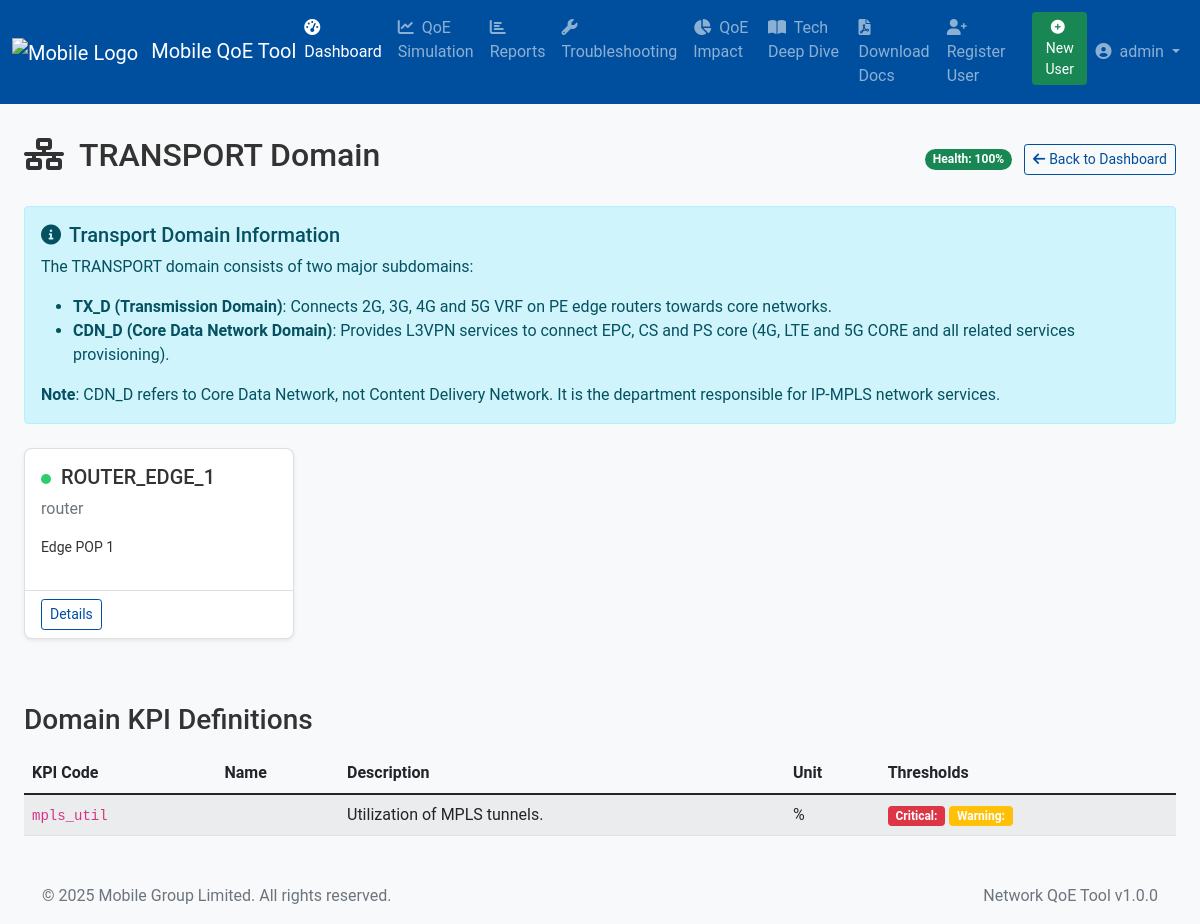
The page /dashboard/domain/transport (signed in) on the database its author committed.
### app/models/user.py (models this page shows, shortened)
class User(UserMixin, db.Model):
    __tablename__ = 'users'
    id = db.Column(db.Integer, primary_key=True)
    username = db.Column(db.String(50), unique=True, nullable=False, index=True)
    email = db.Column(db.String(100), unique=True, nullable=False, index=True)
    password_hash = db.Column(db.String(255), nullable=False)
    role = db.Column(db.String(20), default='viewer')
    is_active = db.Column(db.Boolean, default=True)
    created_at = db.Column(db.DateTime, default=datetime.utcnow)
    last_login = db.Column(db.DateTime)
    def has_role(self, role):
        return self.role == role or self.role == 'admin'

### app/models/network.py (models this page shows, shortened)
class NetworkElement(db.Model):
    __tablename__ = 'network_elements'
    id = db.Column(db.Integer, primary_key=True)
    element_name = db.Column(db.String(100), nullable=False, unique=True)
    element_type = db.Column(db.String(50), nullable=False)
    domain = db.Column(db.String(50), nullable=False)
    subdomain = db.Column(db.String(50), nullable=True)
    protocol_layer = db.Column(db.String(50))
    location = db.Column(db.String(200))
    status = db.Column(db.String(20), default='active')
    created_at = db.Column(db.DateTime, default=datetime.utcnow)
    kpi_measurements = db.relationship('KPIMeasurement', backref='element', lazy='dynamic')

class KPIDefinition(db.Model):
    __tablename__ = 'kpi_definitions'
    id = db.Column(db.Integer, primary_key=True)
    kpi_name = db.Column(db.String(100), nullable=False)
    kpi_code = db.Column(db.String(50), unique=True, nullable=False)
    unit = db.Column(db.String(20))
    domain = db.Column(db.String(50))
    impact_level = db.Column(db.String(20))
    min_value = db.Column(db.Float)
    max_value = db.Column(db.Float)
    optimal_value = db.Column(db.Float)
    description = db.Column(db.Text)
    measurements = db.relationship('KPIMeasurement', backref='definition', lazy='dynamic')

### app/views/dashboard.py (the view)
@dashboard_bp.route('/domain/<domain>')
@login_required
def domain_view(domain):
    valid_domains = ['ran', 'transport', 'core', 'internet', 'e2e']
    if domain not in valid_domains:
        return redirect(url_for('dashboard.index'))
    elements = NetworkElement.query.filter_by(domain=domain).all()
    subdomains = []
    if domain == 'transport':
        subdomains = NetworkSubdomain.query.filter_by(parent_domain=domain).all()
    kpi_defs = KPIDefinition.query.filter_by(domain=domain).all()
    active_count = NetworkElement.query.filter_by(domain=domain, status='active').count()
    total_count = NetworkElement.query.filter_by(domain=domain).count()
    domain_health = int((active_count / total_count * 100) if total_count > 0 else 0)
    return render_template(
        'dashboard/domain.html',
        title=f'{domain.upper()} Domain',
        subdomains=subdomains,
        domain=domain,
        elements=elements,
        kpi_defs=kpi_defs,
        domain_health=domain_health
    )

### app/context_processors.py (called while the page is built)
def inject_current_year():
    return {
        'current_year': datetime.datetime.now().year,
        'now': datetime.datetime.now
    }

### app/templates/dashboard/domain.html (shortened to what this page needs)
{% extends 'base.html' %}
{% block content %}
<div class="container-fluid">
    <div class="d-flex justify-content-between align-items-center mb-4">
        <h2>
            <i class="fas fa-network-wired me-2"></i>
            {{ domain|upper }} Domain
        </h2>
        <div>
            <span class="badge rounded-pill bg-{{ 'success' if domain_health > 80 else 'warning' if domain_health > 60 else 'danger' }} me-2">
                Health: {{ domain_health }}%
            </span>
            <a href="{{ url_for('dashboard.index') }}" class="btn btn-sm btn-outline-primary">
                <i class="fas fa-arrow-left me-1"></i>Back to Dashboard
            </a>
        </div>
    </div>
    {% if domain == 'transport' %}
    <div class="alert alert-info mb-4">
        <h5><i class="fas fa-info-circle me-2"></i>Transport Domain Information</h5>
        <p>The TRANSPORT domain consists of two major subdomains:</p>
        <ul>
            <li><strong>TX_D (Transmission Domain)</strong>: Connects 2G, 3G, 4G and 5G VRF on PE edge routers towards core networks.</li>
            <li><strong>CDN_D (Core Data Network Domain)</strong>: Provides L3VPN services to connect EPC, CS and PS core (4G, LTE and 5G CORE and all related services provisioning).</li>
        </ul>
        <p class="mb-0"><strong>Note</strong>: CDN_D refers to Core Data Network, not Content Delivery Network. It is the department responsible for IP-MPLS network services.</p>
    </div>
    {% endif %}
    {% if domain != 'transport' or elements|selectattr('subdomain', 'none')|list %}
    <div class="row">
        {% for element in elements if domain != 'transport' or not element.subdomain %}
            <div class="col-md-4 col-lg-3 mb-3">
                <div class="card element-card h-100">
                    <div class="card-body">
                        <h5 class="card-title">
                            <span class="status-indicator status-{{ element.status }}"></span>
                            {{ element.element_name }}
                        </h5>
                        <p class="card-text text-muted">{{ element.element_type }}</p>
                        <p class="card-text small">{{ element.location or 'Location not specified' }}</p>
                    </div>
                    <div class="card-footer bg-transparent">
                        <a href="#" class="btn btn-sm btn-outline-primary">Details</a>
                    </div>
                </div>
            </div>
        {% else %}
            <div class="col-12">
                <p>No elements in this domain yet.</p>
            </div>
        {% endfor %}
    </div>
    {% endif %}
    {% if kpi_defs %}
        <h3 class="mt-5 mb-3">Domain KPI Definitions</h3>
        <table class="table table-striped">
            <thead>
                <tr>
                    <th>KPI Code</th>
                    <th>Name</th>
                    <th>Description</th>
                    <th>Unit</th>
                    <th>Thresholds</th>
                </tr>
            </thead>
            <tbody>
                {% for kpi in kpi_defs %}
                    <tr>
                        <td><code>{{ kpi.kpi_code }}</code></td>
                        <td>{{ kpi.name }}</td>
                        <td>{{ kpi.description }}</td>
                        <td>{{ kpi.unit or '-' }}</td>
                        <td>
                            <span class="badge bg-danger">Critical: {{ kpi.critical_threshold }}</span>
                            <span class="badge bg-warning">Warning: {{ kpi.warning_threshold }}</span>
                        </td>
                    </tr>
                {% endfor %}
            </tbody>
        </table>
    {% endif %}
</div>
{% endblock %}

### app/templates/base.html (shortened to what this page needs)
<!DOCTYPE html>
<html lang="en">
<head>
    <link href="https://cdn.jsdelivr.net/npm/bootstrap@5.1.3/dist/css/bootstrap.min.css" rel="stylesheet">
    <link rel="stylesheet" href="https://cdnjs.cloudflare.com/ajax/libs/font-awesome/6.0.0-beta3/css/all.min.css">
    <link rel="stylesheet" href="https://cdn.jsdelivr.net/npm/chart.js@3.7.0/dist/chart.min.css">
    <link rel="stylesheet" href="{{ url_for('static', filename='css/style.css') }}">
    <link rel="stylesheet" href="{{ url_for('static', filename='css/custom.css') }}">
</head>
<body>
    <nav class="navbar navbar-expand-lg navbar-dark bg-primary">
        <div class="container-fluid">
            <a class="navbar-brand" href="{{ url_for('dashboard.index') }}">
                <img src="{{ url_for('static', filename='img/mobile_logo.png') }}" alt="Mobile Logo" height="30" class="me-2">
                Mobile QoE Tool
            </a>
            <div class="collapse navbar-collapse" id="navbarNav">
                <ul class="navbar-nav">
                    {% if current_user.is_authenticated %}
                        <li class="nav-item">
                            <a class="nav-link {% if request.endpoint and request.endpoint.startswith('dashboard.') %}active{% endif %}" href="{{ url_for('dashboard.index') }}">
                                <i class="fas fa-tachometer-alt me-1"></i> Dashboard
                            </a>
                        </li>
                        <li class="nav-item">
                            <a class="nav-link {% if request.endpoint and request.endpoint.startswith('simulation.') %}active{% endif %}" href="{{ url_for('simulation.index') }}">
                                <i class="fas fa-chart-line me-1"></i> QoE Simulation
                            </a>
                        </li>
                        <li class="nav-item">
                            <a class="nav-link {% if request.endpoint and request.endpoint.startswith('reports.') %}active{% endif %}" href="{{ url_for('reports.index') }}">
                                <i class="fas fa-chart-bar me-1"></i> Reports
                            </a>
                        </li>
                        <li class="nav-item">
                            <a class="nav-link {% if request.endpoint and request.endpoint.startswith('troubleshooting.') %}active{% endif %}" href="{{ url_for('troubleshooting.index') }}">
                                <i class="fas fa-wrench me-1"></i> Troubleshooting
                            </a>
                        </li>
                        <li class="nav-item">
                            <a class="nav-link {% if request.endpoint and request.endpoint.startswith('qoe_impact.') %}active{% endif %}" href="{{ url_for('qoe_impact.qoe_impact_dashboard') }}">
                                <i class="fas fa-chart-pie me-1"></i> QoE Impact
                            </a>
                        </li>
                        <li class="nav-item">
                            <a class="nav-link {% if request.endpoint and request.endpoint.startswith('technical_deep_dive.') %}active{% endif %}" href="{{ url_for('technical_deep_dive.technical_deep_dive') }}">
                                <i class="fas fa-book-open me-1"></i> Tech Deep Dive
                            </a>
                        </li>
                        <li class="nav-item">
                            <a class="nav-link" href="{{ url_for('docs.download_docs') }}">
                                <i class="fas fa-file-pdf me-1"></i> Download Docs
                            </a>
                        </li>
                        {% if current_user.has_role('admin') %}
                            <li class="nav-item">
                                <a class="nav-link" href="{{ url_for('auth.register') }}" onclick="console.log('Register link clicked')">
                                    <i class="fas fa-user-plus me-1"></i> Register User
                                </a>
                            </li>
                            <li class="nav-item">
                                <a class="btn btn-success btn-sm mt-1" href="/auth/register" style="margin-left: 10px;">
                                    <i class="fas fa-plus-circle me-1"></i> New User
                                </a>
                            </li>
                        {% endif %}
                    {% endif %}
                </ul>
                <ul class="navbar-nav ms-auto">
                    {% if current_user.is_authenticated %}
                        <li class="nav-item dropdown">
                            <a class="nav-link dropdown-toggle" href="#" id="userDropdown" role="button" data-bs-toggle="dropdown">
                                <i class="fas fa-user-circle me-1"></i> {{ current_user.username }}
                            </a>
                        </li>
                    {% else %}
                        <li class="nav-item">
                            <a class="nav-link" href="{{ url_for('auth.login') }}">Login</a>
                        </li>
                    {% endif %}
                </ul>
            </div>
        </div>
    </nav>
    <div class="container-fluid py-3">
        {% block content %}{% endblock %}
    </div>
    <footer class="footer mt-auto py-3 bg-light">
        <div class="container">
            <div class="row">
                <div class="col-md-6">
                    <span class="text-muted">&copy; {{ current_year }} Mobile Group Limited. All rights reserved.</span>
                </div>
                <div class="col-md-6 text-end">
                    <span class="text-muted">Network QoE Tool v1.0.0</span>
                </div>
            </div>
        </div>
    </footer>
</body>
</html>

### app/static/css/style.css (style rules this page uses)
:root { --mobile-yellow: #ffcb05; --mobile-blue: #004f9f; --mobile-light-blue: #0072ce; --mobile-dark-blue: #00335b; --ran-color: #3498db; --transport-color: #2ecc71; --core-color: #9b59b6; --internet-color: #e67e22; }
body { font-family: 'Roboto', 'Segoe UI', sans-serif; background-color: #f8f9fa; color: #333; }
.navbar-dark.bg-primary { background-color: var(--mobile-blue) !important; }
.btn-outline-primary { color: var(--mobile-blue); border-color: var(--mobile-blue); }
.bg-primary { background-color: var(--mobile-blue) !important; }
.card { border-radius: 0.5rem; box-shadow: 0 0.125rem 0.25rem rgba(0, 0, 0, 0.075); margin-bottom: 1rem; }
.status-indicator { width: 12px; height: 12px; border-radius: 50%; display: inline-block; margin-right: 5px; }

### app/templates/dashboard/domain.html (style rules this page uses)
.element-card { transition: transform 0.2s; }
.status-indicator { width: 10px; height: 10px; border-radius: 50%; display: inline-block; margin-right: 5px; }
.status-active { background-color: #2ecc71; }

### rows shown on the page
User: username "admin"
NetworkElement: element_name "ROUTER_EDGE_1", element_type "router", location "Edge POP 1"
KPIDefinition: kpi_code "mpls_util", description "Utilization of MPLS tunnels.", unit "%"

### other values the page prints
{{ domain|upper }} "TRANSPORT"
{{ domain_health }} "100"
